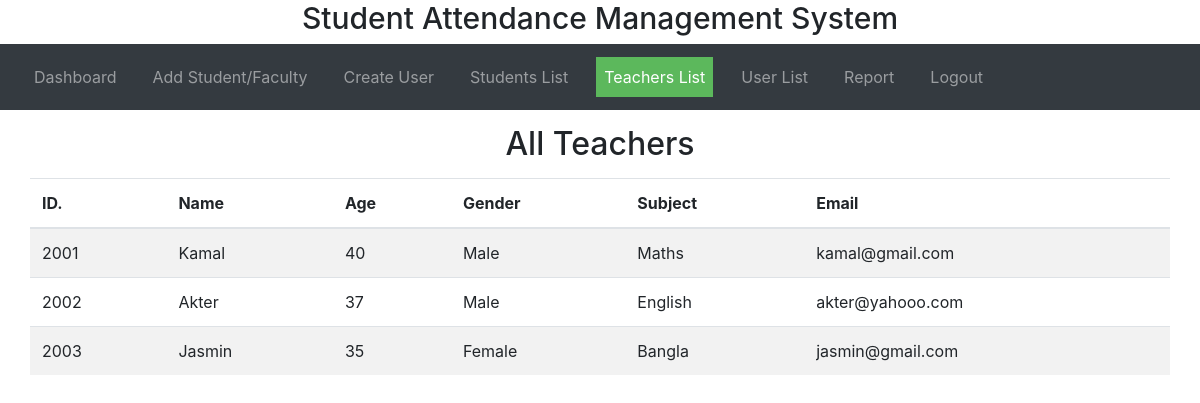
Before: /teacher-list.php with the older database file.
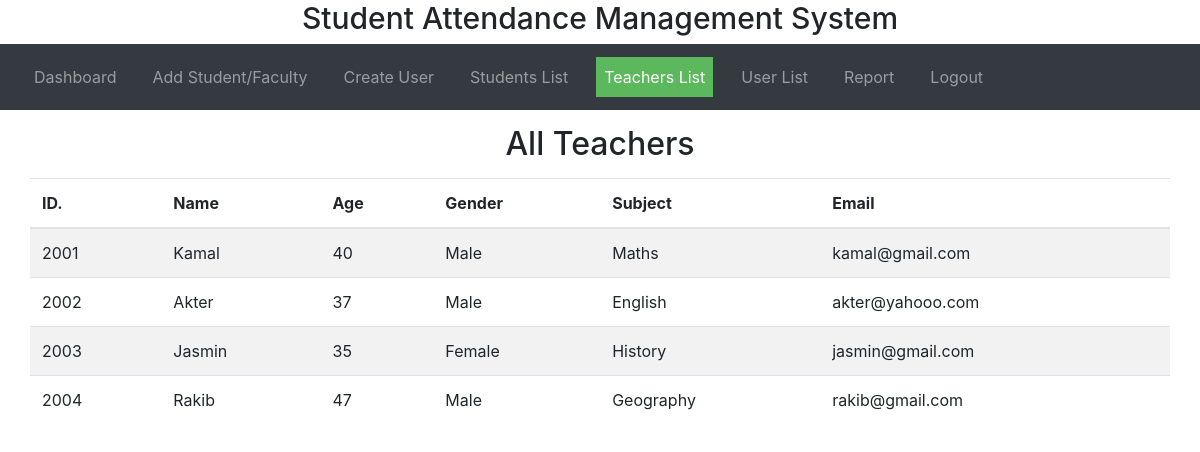
After: the same page with the newer database file.
### tables this page shows
CREATE TABLE `teacher` (
  `id` varchar(30) NOT NULL,
  `name` varchar(30) NOT NULL,
  `age` varchar(30) NOT NULL,
  `gender` varchar(30) NOT NULL,
  `subject` varchar(30) NOT NULL,
  `email` varchar(30) NOT NULL
);

### teacher-list.php (the view, shortened to what this page needs)
<?php
     $conn = mysqli_connect("localhost", "root","","sams");
?>
<!DOCTYPE html>
<html lang="en">
<head>
  <link rel="stylesheet" href="https://maxcdn.bootstrapcdn.com/bootstrap/4.5.2/css/bootstrap.min.css">
  <link rel="stylesheet" href="css/style.css">
</head>
<body>
<h3 class="header">Student Attendance Management System</h3>
    <nav class="navbar navbar-expand-sm bg-dark navbar-dark">
       <ul class="navbar-nav">
        <li class="nav-item">
          <a class="nav-link" href="admin.php">Dashboard</a>
        </li>
        <li class="nav-item">
          <a class="nav-link" href="admin-add-user.php">Add Student/Faculty</a>
        </li>
        <li class="nav-item">
          <a class="nav-link" href="create-user.php">Create User</a>
        </li>
        <li class="nav-item">
          <a class="nav-link" href="student-list.php">Students List</a>
        </li>
        <li class="nav-item">
          <a class="nav-link active" href="teacher-list.php">Teachers List</a>
        </li>
        <li class="nav-item">
          <a class="nav-link" href="user-list.php">User List</a>
        </li>
        <li class="nav-item">
          <a class="nav-link" href="report.php">Report</a>
        </li>
        <li class="nav-item">
          <a class="nav-link" href="login.php">Logout</a>
        </li>
      </ul>
    </nav>
<h2 style="text-align:center; margin: 15px 0;">All Teachers</h2>
<div class="container">
  <div class="row">
    <table class="table table-striped table-hover">
        <thead>
        <tr>
          <th scope="col">ID.</th>
          <th scope="col">Name</th>
          <th scope="col">Age</th>
          <th scope="col">Gender</th>
          <th scope="col">Subject</th>
          <th scope="col">Email</th>
        </tr>
        </thead>
     <?php
       $all_query = mysqli_query($conn, "SELECT * from teacher ORDER BY id asc");
       while ($data = mysqli_fetch_array($all_query)) {
       ?>
       <tr>
         <td><?php echo $data['id']; ?></td>
         <td><?php echo $data['name']; ?></td>
         <td><?php echo $data['age']; ?></td>
         <td><?php echo $data['gender']; ?></td>
         <td><?php echo $data['subject']; ?></td>
         <td><?php echo $data['email']; ?></td>
       </tr>
       <?php
            }
        ?>
      </table>
  </div>
</div>
</body>
</html>

Changed rows visible on the page:
changed teacher "Jasmin": subject "Bangla" → "History"
added teacher: id "2004", name "Rakib", age "47", gender "Male", subject "Geography", email "rakib@gmail.com"
